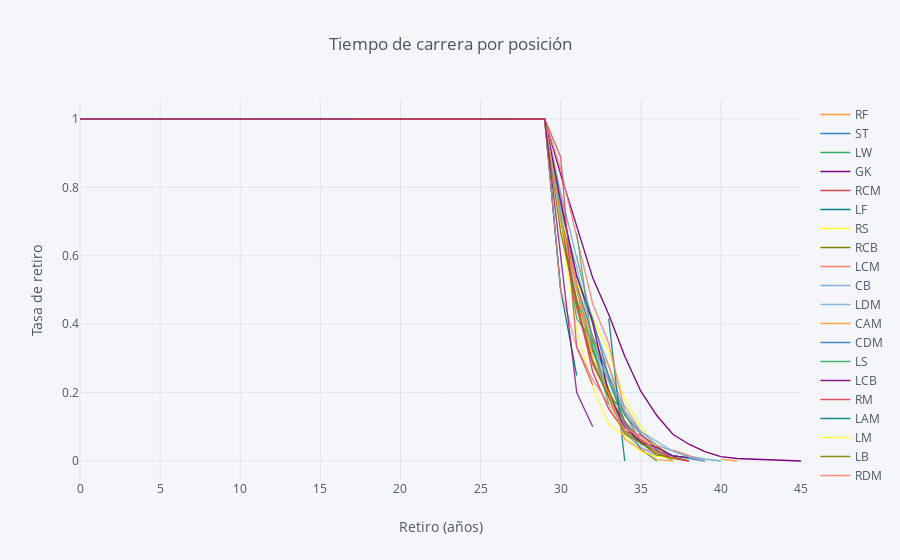

Write notebook code for a chart like this one.
### Code cell
rates=survival(data, 'Position', 'Age', 'Retirement')
rates.iplot(kind='line', xTitle='Retiro (años)' ,yTitle='Tasa de retiro', title='Tiempo de carrera por posición')

### Figure 1 — Plotly figure (JSON) as saved in the notebook; plotly's stock layout.template omitted (floating-point values rounded to 4 significant figures)
{"data": [{"line": {"color": "rgba(255, 153, 51, 1.0)", "dash": "solid", "shape": "linear", "width": 1.3}, "mode": "lines", "name": "RF", "text": "", "type": "scatter", "x": [0, 16, 17, 18, 19, 20, 21, 22, 23, 24, 25, 26, 27, 28, 29, 30, 31, 32, 33, 34, 35, 36, 37, 38, 39, 40, 41, 42, 44, 45], "y": [1, "", "", "", "", "", 1, "", 1, 1, 1, 1, 1, 1, 1, "", 0.6, 0.4, 0.2, "", "", "", "", 0, "", "", "", "", "", ""]}, {"line": {"color": "rgba(55, 128, 191, 1.0)", "dash": "solid", "shape": "linear", "width": 1.3}, "mode": "lines", "name": "ST", "text": "", "type": "scatter", "x": [0, 16, 17, 18, 19, 20, 21, 22, 23, 24, 25, 26, 27, 28, 29, 30, 31, 32, 33, 34, 35, 36, 37, 38, 39, 40, 41, 42, 44, 45], "y": [1, 1, 1, 1, 1, 1, 1, 1, 1, 1, 1, 1, 1, 1, 1, 0.7079, 0.5158, 0.3632, 0.2474, 0.1342, 0.07895, 0.03421, 0.01579, 0.007895, 0, "", "", "", "", ""]}, {"line": {"color": "rgba(50, 171, 96, 1.0)", "dash": "solid", "shape": "linear", "width": 1.3}, "mode": "lines", "name": "LW", "text": "", "type": "scatter", "x": [0, 16, 17, 18, 19, 20, 21, 22, 23, 24, 25, 26, 27, 28, 29, 30, 31, 32, 33, 34, 35, 36, 37, 38, 39, 40, 41, 42, 44, 45], "y": [1, "", 1, 1, 1, 1, 1, 1, 1, 1, 1, 1, 1, 1, 1, 0.6944, 0.4722, 0.3333, 0.1944, 0.1389, 0.05556, 0.02778, 0, "", "", "", "", "", "", ""]}, {"line": {"color": "rgba(128, 0, 128, 1.0)", "dash": "solid", "shape": "linear", "width": 1.3}, "mode": "lines", "name": "GK", "text": "", "type": "scatter", "x": [0, 16, 17, 18, 19, 20, 21, 22, 23, 24, 25, 26, 27, 28, 29, 30, 31, 32, 33, 34, 35, 36, 37, 38, 39, 40, 41, 42, 44, 45], "y": [1, 1, 1, 1, 1, 1, 1, 1, 1, 1, 1, 1, 1, 1, 1, 0.8379, 0.6867, 0.5355, 0.4281, 0.306, 0.204, 0.133, 0.07832, 0.04918, 0.02732, 0.01275, 0.007286, 0.005464, 0.001821, 0]}, {"line": {"color": "rgba(219, 64, 82, 1.0)", "dash": "solid", "shape": "linear", "width": 1.3}, "mode": "lines", "name": "RCM", "text": "", "type": "scatter", "x": [0, 16, 17, 18, 19, 20, 21, 22, 23, 24, 25, 26, 27, 28, 29, 30, 31, 32, 33, 34, 35, 36, 37, 38, 39, 40, 41, 42, 44, 45], "y": [1, "", 1, 1, 1, 1, 1, 1, 1, 1, 1, 1, 1, 1, 1, 0.6848, 0.4674, 0.2609, 0.1522, 0.08696, 0.07609, 0.04348, 0.01087, 0, "", "", "", "", "", ""]}, {"line": {"color": "rgba(0, 128, 128, 1.0)", "dash": "solid", "shape": "linear", "width": 1.3}, "mode": "lines", "name": "LF", "text": "", "type": "scatter", "x": [0, 16, 17, 18, 19, 20, 21, 22, 23, 24, 25, 26, 27, 28, 29, 30, 31, 32, 33, 34, 35, 36, 37, 38, 39, 40, 41, 42, 44, 45], "y": [1, "", "", 1, "", "", "", 1, "", 1, 1, 1, 1, 1, 1, 0.5, 0.25, "", "", 0, "", "", "", "", "", "", "", "", "", ""]}, {"line": {"color": "rgba(255, 255, 51, 1.0)", "dash": "solid", "shape": "linear", "width": 1.3}, "mode": "lines", "name": "RS", "text": "", "type": "scatter", "x": [0, 16, 17, 18, 19, 20, 21, 22, 23, 24, 25, 26, 27, 28, 29, 30, 31, 32, 33, 34, 35, 36, 37, 38, 39, 40, 41, 42, 44, 45], "y": [1, "", 1, 1, 1, 1, 1, 1, 1, 1, 1, 1, 1, 1, 1, 0.72, 0.52, 0.42, 0.32, 0.18, 0.1, 0.04, 0, "", "", "", "", "", "", ""]}, {"line": {"color": "rgba(128, 128, 0, 1.0)", "dash": "solid", "shape": "linear", "width": 1.3}, "mode": "lines", "name": "RCB", "text": "", "type": "scatter", "x": [0, 16, 17, 18, 19, 20, 21, 22, 23, 24, 25, 26, 27, 28, 29, 30, 31, 32, 33, 34, 35, 36, 37, 38, 39, 40, 41, 42, 44, 45], "y": [1, "", 1, 1, 1, 1, 1, 1, 1, 1, 1, 1, 1, 1, 1, 0.7127, 0.5138, 0.3204, 0.2099, 0.0884, 0.05525, 0.01657, 0.01105, 0, "", "", "", "", "", ""]}, {"line": {"color": "rgba(251, 128, 114, 1.0)", "dash": "solid", "shape": "linear", "width": 1.3}, "mode": "lines", "name": "LCM", "text": "", "type": "scatter", "x": [0, 16, 17, 18, 19, 20, 21, 22, 23, 24, 25, 26, 27, 28, 29, 30, 31, 32, 33, 34, 35, 36, 37, 38, 39, 40, 41, 42, 44, 45], "y": [1, 1, 1, 1, 1, 1, 1, 1, 1, 1, 1, 1, 1, 1, 1, 0.7778, 0.5062, 0.284, 0.1852, 0.08642, 0.03704, 0.02469, 0.01235, "", 0, "", "", "", "", ""]}, {"line": {"color": "rgba(128, 177, 211, 1.0)", "dash": "solid", "shape": "linear", "width": 1.3}, "mode": "lines", "name": "CB", "text": "", "type": "scatter", "x": [0, 16, 17, 18, 19, 20, 21, 22, 23, 24, 25, 26, 27, 28, 29, 30, 31, 32, 33, 34, 35, 36, 37, 38, 39, 40, 41, 42, 44, 45], "y": [1, 1, 1, 1, 1, 1, 1, 1, 1, 1, 1, 1, 1, 1, 1, 0.7849, 0.5959, 0.4041, 0.2791, 0.1424, 0.08721, 0.04651, 0.02907, 0.01453, 0.005814, 0, "", "", "", ""]}, {"line": {"color": "rgba(128, 177, 211, 0.8999999999999999)", "dash": "solid", "shape": "linear", "width": 1.3}, "mode": "lines", "name": "LDM", "text": "", "type": "scatter", "x": [0, 16, 17, 18, 19, 20, 21, 22, 23, 24, 25, 26, 27, 28, 29, 30, 31, 32, 33, 34, 35, 36, 37, 38, 39, 40, 41, 42, 44, 45], "y": [1, "", 1, 1, 1, 1, 1, 1, 1, 1, 1, 1, 1, 1, 1, 0.7297, 0.5676, 0.3514, 0.1892, 0.08108, 0.04054, 0.01351, "", 0, "", "", "", "", "", ""]}, {"line": {"color": "rgba(255, 153, 51, 0.8999999999999999)", "dash": "solid", "shape": "linear", "width": 1.3}, "mode": "lines", "name": "CAM", "text": "", "type": "scatter", "x": [0, 16, 17, 18, 19, 20, 21, 22, 23, 24, 25, 26, 27, 28, 29, 30, 31, 32, 33, 34, 35, 36, 37, 38, 39, 40, 41, 42, 44, 45], "y": [1, 1, 1, 1, 1, 1, 1, 1, 1, 1, 1, 1, 1, 1, 1, 0.6875, 0.5057, 0.3523, 0.2784, 0.108, 0.0625, 0.04545, 0.01136, "", "", 0.005682, 0, "", "", ""]}, {"line": {"color": "rgba(55, 128, 191, 0.8999999999999999)", "dash": "solid", "shape": "linear", "width": 1.3}, "mode": "lines", "name": "CDM", "text": "", "type": "scatter", "x": [0, 16, 17, 18, 19, 20, 21, 22, 23, 24, 25, 26, 27, 28, 29, 30, 31, 32, 33, 34, 35, 36, 37, 38, 39, 40, 41, 42, 44, 45], "y": [1, 1, 1, 1, 1, 1, 1, 1, 1, 1, 1, 1, 1, 1, 1, 0.75, 0.54, 0.415, 0.245, 0.11, 0.05, 0.03, 0.015, 0.01, 0, "", "", "", "", ""]}, {"line": {"color": "rgba(50, 171, 96, 0.8999999999999999)", "dash": "solid", "shape": "linear", "width": 1.3}, "mode": "lines", "name": "LS", "text": "", "type": "scatter", "x": [0, 16, 17, 18, 19, 20, 21, 22, 23, 24, 25, 26, 27, 28, 29, 30, 31, 32, 33, 34, 35, 36, 37, 38, 39, 40, 41, 42, 44, 45], "y": [1, "", "", 1, 1, 1, 1, 1, 1, 1, 1, 1, 1, 1, 1, 0.7167, 0.4167, 0.35, 0.2333, 0.1167, 0.03333, 0, "", "", "", "", "", "", "", ""]}, {"line": {"color": "rgba(128, 0, 128, 0.8999999999999999)", "dash": "solid", "shape": "linear", "width": 1.3}, "mode": "lines", "name": "LCB", "text": "", "type": "scatter", "x": [0, 16, 17, 18, 19, 20, 21, 22, 23, 24, 25, 26, 27, 28, 29, 30, 31, 32, 33, 34, 35, 36, 37, 38, 39, 40, 41, 42, 44, 45], "y": [1, "", 1, 1, 1, 1, 1, 1, 1, 1, 1, 1, 1, 1, 1, 0.76, 0.54, 0.405, 0.195, 0.1, 0.055, 0.04, 0.015, 0.01, "", 0, "", "", "", ""]}, {"line": {"color": "rgba(219, 64, 82, 0.8999999999999999)", "dash": "solid", "shape": "linear", "width": 1.3}, "mode": "lines", "name": "RM", "text": "", "type": "scatter", "x": [0, 16, 17, 18, 19, 20, 21, 22, 23, 24, 25, 26, 27, 28, 29, 30, 31, 32, 33, 34, 35, 36, 37, 38, 39, 40, 41, 42, 44, 45], "y": [1, 1, 1, 1, 1, 1, 1, 1, 1, 1, 1, 1, 1, 1, 1, 0.7, 0.4462, 0.2846, 0.1923, 0.1154, 0.06154, 0.03077, 0.007692, 0, "", "", "", "", "", ""]}, {"line": {"color": "rgba(0, 128, 128, 0.8999999999999999)", "dash": "solid", "shape": "linear", "width": 1.3}, "mode": "lines", "name": "LAM", "text": "", "type": "scatter", "x": [0, 16, 17, 18, 19, 20, 21, 22, 23, 24, 25, 26, 27, 28, 29, 30, 31, 32, 33, 34, 35, 36, 37, 38, 39, 40, 41, 42, 44, 45], "y": [1, "", "", "", "", "", 1, "", "", "", 1, 1, 1, 1, 1, 0.5, "", "", 0.4167, 0, "", "", "", "", "", "", "", "", "", ""]}, {"line": {"color": "rgba(255, 255, 51, 0.8999999999999999)", "dash": "solid", "shape": "linear", "width": 1.3}, "mode": "lines", "name": "LM", "text": "", "type": "scatter", "x": [0, 16, 17, 18, 19, 20, 21, 22, 23, 24, 25, 26, 27, 28, 29, 30, 31, 32, 33, 34, 35, 36, 37, 38, 39, 40, 41, 42, 44, 45], "y": [1, 1, 1, 1, 1, 1, 1, 1, 1, 1, 1, 1, 1, 1, 1, 0.6913, 0.3826, 0.2148, 0.1074, 0.07383, 0.02685, 0.01342, 0.006711, "", 0, "", "", "", "", ""]}, {"line": {"color": "rgba(128, 128, 0, 0.8999999999999999)", "dash": "solid", "shape": "linear", "width": 1.3}, "mode": "lines", "name": "LB", "text": "", "type": "scatter", "x": [0, 16, 17, 18, 19, 20, 21, 22, 23, 24, 25, 26, 27, 28, 29, 30, 31, 32, 33, 34, 35, 36, 37, 38, 39, 40, 41, 42, 44, 45], "y": [1, "", 1, 1, 1, 1, 1, 1, 1, 1, 1, 1, 1, 1, 1, 0.6681, 0.4602, 0.292, 0.1858, 0.07965, 0.0531, 0.02212, 0.004425, "", "", "", 0, "", "", ""]}, {"line": {"color": "rgba(251, 128, 114, 0.8999999999999999)", "dash": "solid", "shape": "linear", "width": 1.3}, "mode": "lines", "name": "RDM", "text": "", "type": "scatter", "x": [0, 16, 17, 18, 19, 20, 21, 22, 23, 24, 25, 26, 27, 28, 29, 30, 31, 32, 33, 34, 35, 36, 37, 38, 39, 40, 41, 42, 44, 45], "y": [1, "", "", 1, 1, 1, 1, 1, 1, 1, 1, 1, 1, 1, 1, 0.8525, 0.6557, 0.459, 0.3443, 0.1475, 0.08197, "", 0.03279, 0.01639, 0, "", "", "", "", ""]}, {"line": {"color": "rgba(251, 128, 114, 0.7999999999999998)", "dash": "solid", "shape": "linear", "width": 1.3}, "mode": "lines", "name": "RW", "text": "", "type": "scatter", "x": [0, 16, 17, 18, 19, 20, 21, 22, 23, 24, 25, 26, 27, 28, 29, 30, 31, 32, 33, 34, 35, 36, 37, 38, 39, 40, 41, 42, 44, 45], "y": [1, 1, 1, 1, 1, 1, 1, 1, 1, 1, 1, 1, 1, 1, 1, 0.5, 0.3333, 0.2381, 0.1667, 0.09524, 0.07143, 0.02381, "", 0, "", "", "", "", "", ""]}, {"line": {"color": "rgba(128, 177, 211, 0.7999999999999998)", "dash": "solid", "shape": "linear", "width": 1.3}, "mode": "lines", "name": "CM", "text": "", "type": "scatter", "x": [0, 16, 17, 18, 19, 20, 21, 22, 23, 24, 25, 26, 27, 28, 29, 30, 31, 32, 33, 34, 35, 36, 37, 38, 39, 40, 41, 42, 44, 45], "y": [1, 1, 1, 1, 1, 1, 1, 1, 1, 1, 1, 1, 1, 1, 1, 0.7011, 0.5, 0.3333, 0.2356, 0.1609, 0.08621, 0.05747, 0.02874, 0.01149, 0, "", "", "", "", ""]}, {"line": {"color": "rgba(255, 153, 51, 0.7999999999999998)", "dash": "solid", "shape": "linear", "width": 1.3}, "mode": "lines", "name": "RB", "text": "", "type": "scatter", "x": [0, 16, 17, 18, 19, 20, 21, 22, 23, 24, 25, 26, 27, 28, 29, 30, 31, 32, 33, 34, 35, 36, 37, 38, 39, 40, 41, 42, 44, 45], "y": [1, 1, 1, 1, 1, 1, 1, 1, 1, 1, 1, 1, 1, 1, 1, 0.7131, 0.5105, 0.2996, 0.1983, 0.06329, 0.03376, 0.004219, 0, "", "", "", "", "", "", ""]}, {"line": {"color": "rgba(55, 128, 191, 0.7999999999999998)", "dash": "solid", "shape": "linear", "width": 1.3}, "mode": "lines", "name": "RAM", "text": "", "type": "scatter", "x": [0, 16, 17, 18, 19, 20, 21, 22, 23, 24, 25, 26, 27, 28, 29, 30, 31, 32, 33, 34, 35, 36, 37, 38, 39, 40, 41, 42, 44, 45], "y": [1, "", "", "", "", "", "", "", 1, "", 1, 1, 1, "", "", 0.4545, "", 0.2727, "", 0, "", "", "", "", "", "", "", "", "", ""]}, {"line": {"color": "rgba(50, 171, 96, 0.7999999999999998)", "dash": "solid", "shape": "linear", "width": 1.3}, "mode": "lines", "name": "CF", "text": "", "type": "scatter", "x": [0, 16, 17, 18, 19, 20, 21, 22, 23, 24, 25, 26, 27, 28, 29, 30, 31, 32, 33, 34, 35, 36, 37, 38, 39, 40, 41, 42, 44, 45], "y": [1, "", 1, 1, 1, 1, 1, 1, 1, 1, 1, 1, 1, 1, 1, "", 0.6667, 0.3333, 0.1667, "", "", 0, "", "", "", "", "", "", "", ""]}, {"line": {"color": "rgba(128, 0, 128, 0.7999999999999998)", "dash": "solid", "shape": "linear", "width": 1.3}, "mode": "lines", "name": "RWB", "text": "", "type": "scatter", "x": [0, 16, 17, 18, 19, 20, 21, 22, 23, 24, 25, 26, 27, 28, 29, 30, 31, 32, 33, 34, 35, 36, 37, 38, 39, 40, 41, 42, 44, 45], "y": [1, 1, 1, 1, 1, 1, 1, 1, 1, 1, 1, 1, 1, 1, 1, 0.6, 0.2, 0.1, "", 0, "", "", "", "", "", "", "", "", "", ""]}, {"line": {"color": "rgba(219, 64, 82, 0.7999999999999998)", "dash": "solid", "shape": "linear", "width": 1.3}, "mode": "lines", "name": "LWB", "text": "", "type": "scatter", "x": [0, 16, 17, 18, 19, 20, 21, 22, 23, 24, 25, 26, 27, 28, 29, 30, 31, 32, 33, 34, 35, 36, 37, 38, 39, 40, 41, 42, 44, 45], "y": [1, "", 1, 1, 1, 1, 1, 1, 1, 1, 1, 1, 1, 1, 1, 0.8889, 0.3333, 0.2222, "", 0, "", "", "", "", "", "", "", "", "", ""]}], "layout": {"legend": {"bgcolor": "#F5F6F9", "font": {"color": "#4D5663"}}, "paper_bgcolor": "#F5F6F9", "plot_bgcolor": "#F5F6F9", "title": {"font": {"color": "#4D5663"}, "text": "Tiempo de carrera por posición"}, "xaxis": {"gridcolor": "#E1E5ED", "showgrid": true, "tickfont": {"color": "#4D5663"}, "title": {"font": {"color": "#4D5663"}, "text": "Retiro (años)"}, "zerolinecolor": "#E1E5ED"}, "yaxis": {"gridcolor": "#E1E5ED", "showgrid": true, "tickfont": {"color": "#4D5663"}, "title": {"font": {"color": "#4D5663"}, "text": "Tasa de retiro"}, "zerolinecolor": "#E1E5ED"}}}
